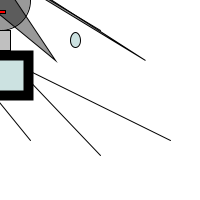
Frame 1 (no input)
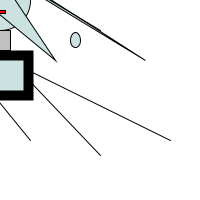
Frame 60 (the mouse pressed at the canvas centre just before this capture)
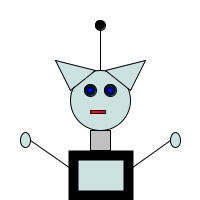
Frame 120 (the mouse held since frame 60 and released just before this capture)

The Processing sketch that drew these frames (run headless with seeded random() and noise(); from frame 60 on, the mouse is pressed at the canvas centre):

// Processing sketch: processing_58123
// ── processing_58123.pde

void setup (){
  size (200,200);
  fill(0,102);
  smooth();
int x =100;
int y =100;

//Whats this??

int diameter =0;

}
  
void draw (){
  background(255);
  int x= mouseX; 
  int y= mouseY;

//Head
ellipse(x,y, 60,60);
triangle(x+5,y-30,x+30,y-10,145,60);
triangle(x-5,y-30,x-30,y-10,55,60);
//is there a way where i can mirror the two triangles without having to calculate the co-ordinates?


//Face
fill(0,26,51);
ellipse (x-10,y-10,12,12);
fill(0,0,225);
ellipse(x-10,y-10,6,6);
fill(0,26,51);
ellipse (x+10,y-10,12,12);
fill(0,0,225);
ellipse(x+10,y-10,6,6);
fill(255,0,0);
rect(x-10,y+10,15,3);



//antenee
fill(0);
line(x,y-30,100,30);
ellipse(x,y-75,10,10);

//shoulders

//Neck
fill(192);
rect(x-10,y+30,20,20);
line(x,y+50,100,155);

//Body
strokeWeight(10);
fill(204,226,225);
rect(x-27,y+55,55,40);


//Arms
//I tried to use fill(255); for the ellipse to be filled in white here but it did not allow. Why? 
strokeWeight(1);
line(x-27,y+70,30,140);
ellipse(x-75,y+40,10,15);
line(x+28,y+70,170,140);
ellipse(x+75,y+40,10,15);


}
